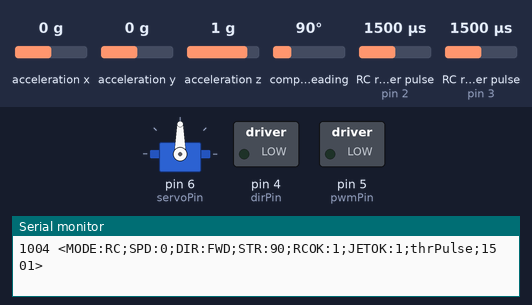
Bench run of a sketch on a simulated Arduino Nano, built with avr-gcc and run on an emulated ATmega328P. Shown: servo, switched loads named in the sketch (green lamp = pin HIGH), the last lines printed to the serial monitor. Wiring (inferred from the names in the program): 2 × RC receiver channel: data pin 2 / data pin 3. The test bench sets the inputs (shaded band); at power-on: RC receiver pulse (sensors on pin 2, pin 3) 1500 µs, acceleration x 0 g, acceleration y 0 g, acceleration z 1 g, compass heading 90°.

Above: at 1.2 s.
1.3 s: RC receiver pulse (sensor on pin 2) set to 1020 µs
At 2.4 s:
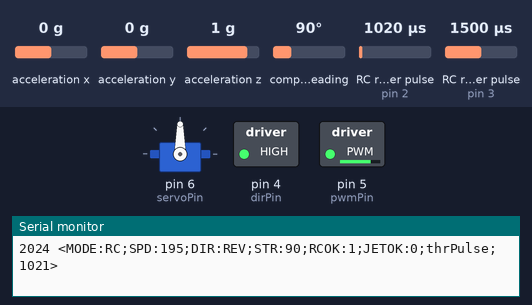
2.8 s: RC receiver pulse (sensor on pin 3) set to 1020 µs
At 3.5 s:
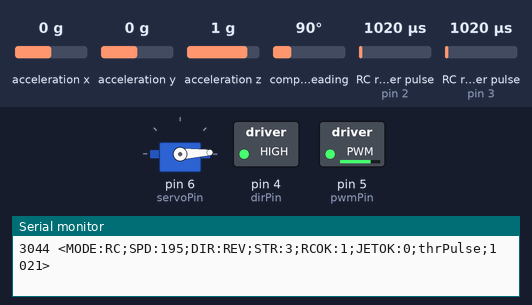
4.3 s: RC receiver pulse (sensor on pin 2) set to 1250 µs
At 4.6 s:
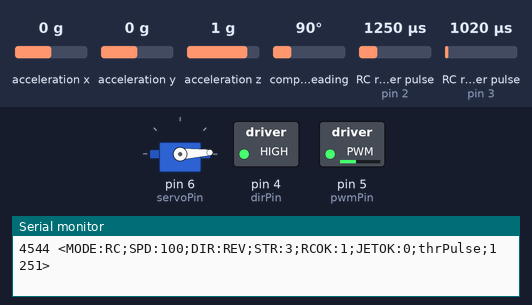
5.8 s: RC receiver pulse (sensor on pin 3) set to 1250 µs
At 7.0 s:
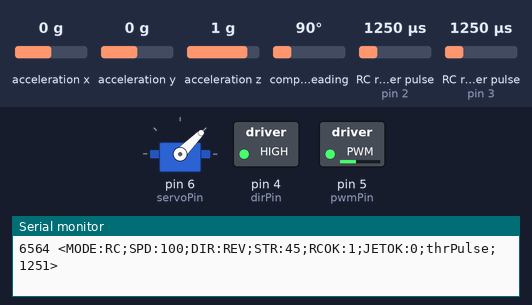
7.3 s: RC receiver pulse (sensor on pin 2) set to 1500 µs
At 8.1 s:
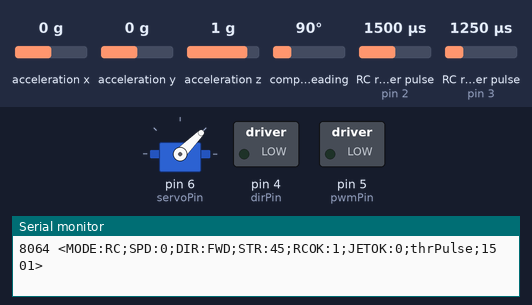
8.8 s: RC receiver pulse (sensor on pin 3) set to 1750 µs
At 9.3 s:
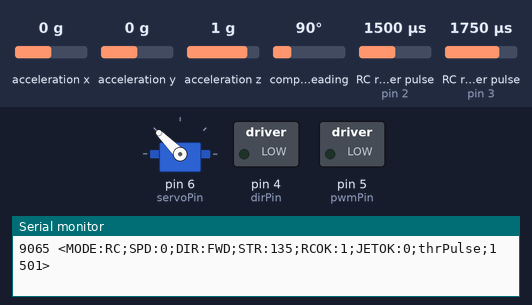
Timing chart, 0 to 11.3 s (numbered marks = the images above; inputs shaded):
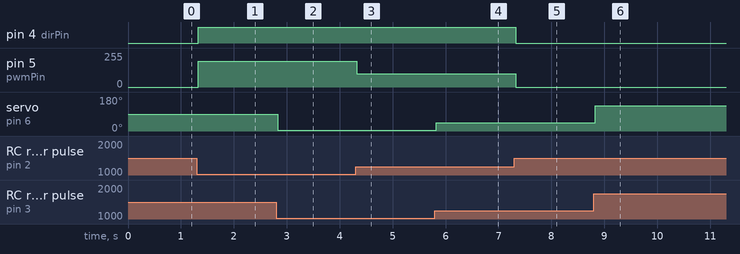

The sketch:

RCandJetsoncontrol.ino
```cpp
// RC + Jetson Serial Motor/Steering Controller
// RC overrides Jetson until RC stays neutral for 2s
// BNO055 IMU stuff
#include <Wire.h>
#include <Adafruit_Sensor.h>
#include <Adafruit_BNO055.h>

Adafruit_BNO055 bno = Adafruit_BNO055(55, 0x28);


// --- Pin definitions ---
const int rcThrottlePin = 2;   // RC throttle input
const int rcSteeringPin = 3;   // RC steering input
const int dirPin = 4;          // Motor driver direction pin
const int pwmPin = 5;          // Motor driver PWM pin
const int servoPin = 6;        // Steering servo signal output

// --- RC calibration ---
const int minPulse = 1000;
const int neutral = 1495;
const int maxPulse = 2000;
const int deadband = 30;

// --- Deadband thresholds ---
#define MOTOR_DEADBAND 5  // Minimum speed to avoid buzzing
#define SERVO_DEADBAND 4  // Minimum angle change to avoid buzzing (increase for less buzzing)
#define SERVO_UPDATE_INTERVAL 25 // Minimum ms between servo updates

// --- Settings ---
float speedScalar = 0.8;
unsigned long signalTimeout = 100;     // stop if no RC signal within 100 ms
unsigned long jetsonTimeout = 1500;     // stop if no Jetson command within 500 ms
unsigned long neutralHoldTime = 2000;  // must hold neutral this long to switch back to Jetson
unsigned long debugInterval = 500;     // how often to send debug info (ms)


// --- Tracking ---
unsigned long lastRCsignal = 0;
unsigned long lastJetsonCmd = 0;
unsigned long rcNeutralStart = 0;
unsigned long lastDebugTime = 0;
bool rcActive = true; // RC control mode initially

// --- Jetson command values ---
int jetsonThrottle = 0;  // 0–255
int jetsonSteering = 90; // 0–180 (centered)

// --- Binary protocol state machine ---
uint8_t pkt[6];
uint8_t pktIndex = 0;
bool receivingPacket = false;


// --- Includes ---
#include <Servo.h>
Servo steeringServo;

void setup() {
  pinMode(rcThrottlePin, INPUT);
  pinMode(rcSteeringPin, INPUT);
  pinMode(dirPin, OUTPUT);
  pinMode(pwmPin, OUTPUT);
  steeringServo.attach(servoPin);
  Serial.begin(115200); // faster serial rate for Jetson
  // No custom PWM frequency for Arduino Nano; use default analogWrite
  if (!bno.begin()) {
  Serial.println("BNO055 not detected");
  while (1); // halt
  }
  bno.setExtCrystalUse(true); // optional for more accurate readings

}

void loop() {
  // --- Step 1: Read RC input ---
  int thrPulse = pulseIn(rcThrottlePin, HIGH, 25000);
  int strPulse = pulseIn(rcSteeringPin, HIGH, 25000);
  bool rcSignalOK = (thrPulse > 0 && strPulse > 0);

  // --- Step 2: Nonblocking binary packet parser ---
  while (Serial.available()) {
      uint8_t b = Serial.read();

      if (!receivingPacket) {
          if (b == 0xAA) {       // Start byte
              receivingPacket = true;
              pktIndex = 0;
          }
          continue;
      }

      pkt[pktIndex++] = b;

      if (pktIndex >= 5) {
          // Expecting: [thr][steer][reserved][checksum][0x55]
          receivingPacket = false;  // done reading packet

          if (pkt[4] == 0x55) {     // Valid end byte?
              // Extract packet fields
              int throttle = (int8_t)pkt[0];   // signed
              int steering = pkt[1];           // unsigned
              int reserved = pkt[2];
              int checksum = pkt[3];

              int calc = ( (uint8_t)pkt[0] + pkt[1] + pkt[2] ) & 0xFF;

              if (calc == checksum) {
                  // Valid packet!
                  jetsonThrottle = constrain(throttle, -255, 255);
                  jetsonSteering = constrain(steering, 0, 180);
                  lastJetsonCmd = millis();
              }
          }
      }
  }


  // --- Step 3: Decide control mode ---

  // Throttle neutral = 1490–1550 µs
  bool rcThrottleNeutral = (thrPulse >= 1450 && thrPulse <= 1530);

  // Steering neutral = ±deadband around 1500
  bool rcSteeringNeutral = (abs(strPulse - neutral) <= deadband);

  bool rcIsNeutral = rcThrottleNeutral && rcSteeringNeutral;

  if (rcSignalOK) {
      lastRCsignal = millis();

      if (!rcIsNeutral) {
          // RC actively commanding → RC override immediately
          rcActive = true;
          rcNeutralStart = 0;   // reset timer
      } else {
          // RC is centered → begin counting neutral time
          if (rcNeutralStart == 0) {
              rcNeutralStart = millis();
          }

          // Stay in RC mode until neutralHoldTime passes
          if (millis() - rcNeutralStart > neutralHoldTime) {
              rcActive = false;   // Switch back to Jetson
          }
      }
  }


  // --- Step 4: Determine output values ---
  int speedValue = 0;
  bool direction = LOW;
  int steeringAngle = 90;

  if (rcActive && rcSignalOK) {
    // --- RC mode ---
    if (thrPulse > neutral + deadband) {
      direction = LOW;
      speedValue = map(thrPulse, neutral, maxPulse, 0, 255);
    } else if (thrPulse < neutral - deadband) {
      direction = HIGH;
      speedValue = map(thrPulse, neutral, minPulse, 0, 255);
    } else {
      speedValue = 0;
    }

    speedValue = constrain(speedValue * speedScalar, 0, 255);
    steeringAngle = map(strPulse, minPulse, maxPulse, 0, 180);
  }
  else if (!rcActive && (millis() - lastJetsonCmd < jetsonTimeout)) {
    // --- Jetson mode ---
    direction = (jetsonThrottle >= 0) ? LOW : HIGH;
    speedValue = constrain(abs(jetsonThrottle), 0, 255);
    steeringAngle = constrain(jetsonSteering, 0, 180);
  }
  else {
    // --- Failsafe ---
    speedValue = 0;
  }

  // --- Deadband logic for motor ---
  if (speedValue < MOTOR_DEADBAND) {
    speedValue = 0;  // Avoid small oscillations causing buzzing
  }

  // --- Improved deadband logic and update rate for servo ---
  static int lastServoAngle = 90;
  static unsigned long lastServoUpdate = 0;
  unsigned long nowMs = millis();
  if (abs(steeringAngle - lastServoAngle) > SERVO_DEADBAND && (nowMs - lastServoUpdate > SERVO_UPDATE_INTERVAL)) {
    steeringServo.write(steeringAngle);  // Only update if change is significant and enough time has passed
    lastServoAngle = steeringAngle;
    lastServoUpdate = nowMs;
  }

  // --- Step 5: Apply outputs ---
  digitalWrite(dirPin, direction);
  analogWrite(pwmPin, speedValue);
  // steeringServo.write(steeringAngle); // Already handled above

  // Inside loop(), anywhere after other logic but before delay(10):
  sensors_event_t event;
  bno.getEvent(&event);
  float heading = event.orientation.x; // magnetic heading in degrees

  //Can be reimplimented later
  // Send heading packet
  //Serial.print("<HEAD:");
  //Serial.print(heading, 2); // 2 decimal places
  //Serial.println(">");


  // --- Step 6: Send debug info periodically ---
  unsigned long now = millis();
  if (now - lastDebugTime >= debugInterval) {
    lastDebugTime = now;

    Serial.print(now);
    Serial.print(" <MODE:");
    Serial.print(rcActive ? "RC" : "JETSON");
    Serial.print(";SPD:");
    Serial.print(speedValue);
    Serial.print(";DIR:");
    Serial.print(direction ? "REV" : "FWD");
    Serial.print(";STR:");
    Serial.print(steeringAngle);
    Serial.print(";RCOK:");
    Serial.print(rcSignalOK ? "1" : "0");
    Serial.print(";JETOK:");
    Serial.print((millis() - lastJetsonCmd < jetsonTimeout) ? "1" : "0");
    Serial.print(";thrPulse;");
    Serial.print(thrPulse);
    Serial.println(">");
  }


  delay(10);
}
```

Measured:
- after the input at 1.3 s, pin 4 (dirPin): LOW → HIGH at once; pin 5 (pwmPin): 0/255 → 195/255 at once
- after the input at 2.8 s, servo on pin 6 (servoPin): 90° → 3° at once
- after the input at 4.3 s, pin 5 (pwmPin): 195/255 → 100/255 at once
- after the input at 5.8 s, servo on pin 6 (servoPin): 3° → 45° at once
- after the input at 7.3 s, pin 4 (dirPin): HIGH → LOW at once; pin 5 (pwmPin): 100/255 → 0/255 at once
- after the input at 8.8 s, servo on pin 6 (servoPin): 45° → 135° at once
